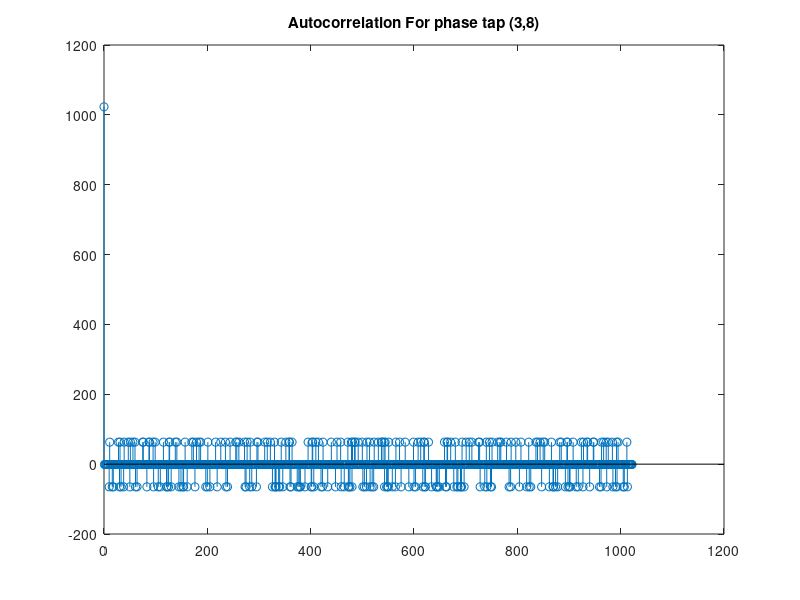
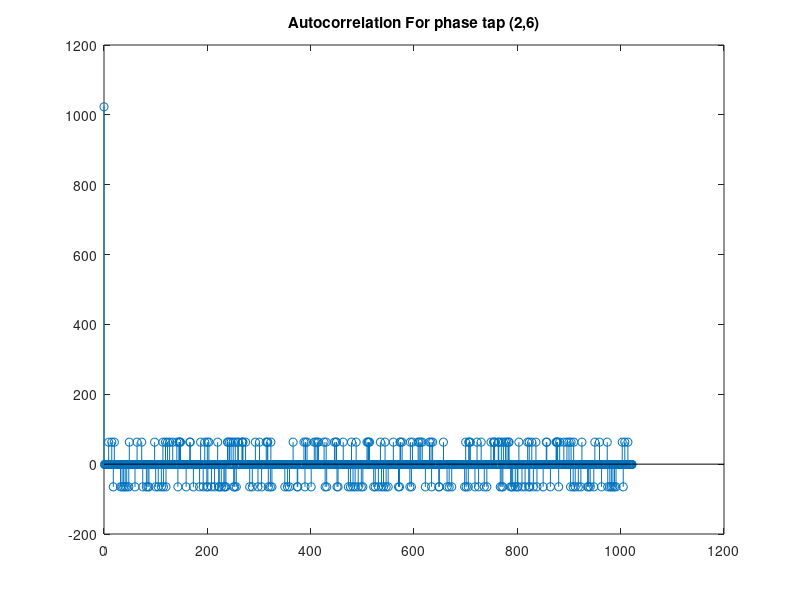
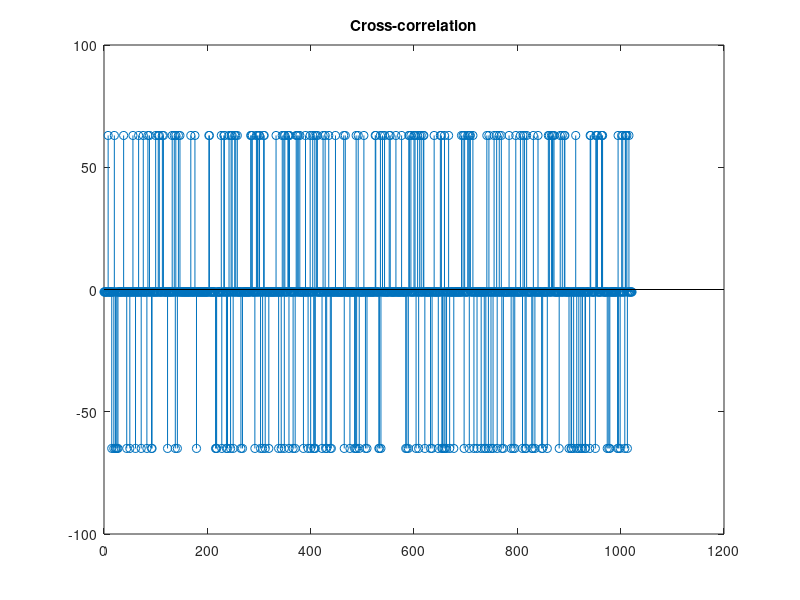

Write MATLAB code to recreate these figures, in order.
%%
% Alexandria University
% Faculty of Engineering
% Electrical and Electronic Engineering Department
%
% Course: Communication Systems Lab.
% 
% Experiment 2: GPS (GNSS Protocol).

%%
clear;
close all;
clc;

%% Generate G1
n_bits  = 10;
chips   = 2^(n_bits)-1;
x_axis  = 0:1:(chips-1);
bit_seq = ones(1,n_bits);
G1      = zeros(1,chips);
for i = 1:chips
    G1(1,i)      = bit_seq(1,10);
    new_value    = bitxor(bit_seq(1,10),bit_seq(1,3));
    bit_seq      = circshift(bit_seq',1)';
    bit_seq(1,1) = new_value;
end

%% A. For phase tap (3,8)
bit_seq = ones(1,n_bits);
G2_38pt = zeros(1,chips);
C_A_1   = zeros(1,chips);
% Generate G2 phase tap (3,8)
for i = 1:chips
    G2_38pt(1,i) = bitxor(bit_seq(1,8),bit_seq(1,3));
    new_value    = bitxor(bit_seq(1,10),bitxor(bit_seq(1,9),bitxor(bit_seq(1,8),bitxor(bit_seq(1,6),bitxor(bit_seq(1,3),bit_seq(1,2))))));
    bit_seq      = circshift(bit_seq',1)';
    bit_seq(1,1) = new_value;
end
% Generate C/A Code
for i = 1:chips
    C_A_1(1,i) = bitxor(G1(1,i),G2_38pt(1,i));
end
% Plot
C_A_1 = 2*C_A_1-1;
for i = 0:1:(chips-1)
    C_A_1_sh     = circshift(C_A_1',[i,0]);
    output1(i+1) = C_A_1 * C_A_1_sh;
end
figure('Name','Autocorrelation For phase tap (3,8)');
stem(x_axis,output1);
title('Autocorrelation For phase tap (3,8)');

%% B. Change the phase taps to (2, 6)
bit_seq = ones(1,n_bits);
G2_26pt = zeros(1,chips);
C_A_2   = zeros(1,chips);
% Generate G2 phase tap (3,8)
for i = 1:chips
    G2_26pt(1,i) = bitxor(bit_seq(1,6),bit_seq(1,2));
    new_value    = bitxor(bit_seq(1,10),bitxor(bit_seq(1,9),bitxor(bit_seq(1,8),bitxor(bit_seq(1,6),bitxor(bit_seq(1,3),bit_seq(1,2))))));
    bit_seq      = circshift(bit_seq',1)';
    bit_seq(1,1) = new_value;
end
% Generate C/A Code
for i = 1:chips
    C_A_2(1,i) = bitxor(G1(1,i),G2_26pt(1,i));
end
% Plot
C_A_2 = 2*C_A_2-1;
for i = 0:1:(chips-1)
    C_A_2_sh   = circshift(C_A_2',[i,0]);
    output2(i+1) = C_A_2 * C_A_2_sh;
end
figure('Name','Autocorrelation For phase tap (2,6)');
stem(x_axis,output2);
title('Autocorrelation For phase tap (2,6)');

%% C. Cross-correlation
for i = 0:1:(chips-1)
    C_A_1_sh   = circshift(C_A_1',[i,0]);
    output3(i+1) = C_A_2 * C_A_1_sh;
end
figure('Name','Cross-correlation');
stem(x_axis,output3);
title('Cross-correlation');
